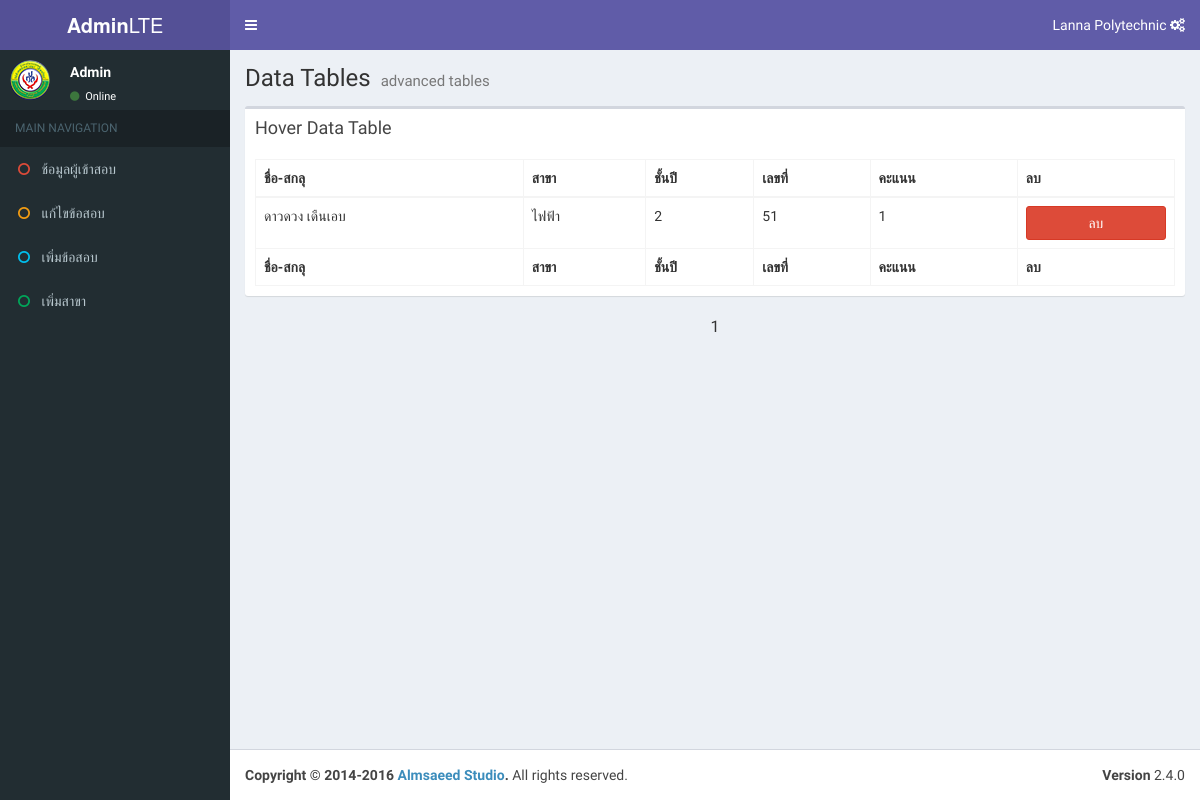
The page /admin/index.php (signed in) on the database as committed earlier.
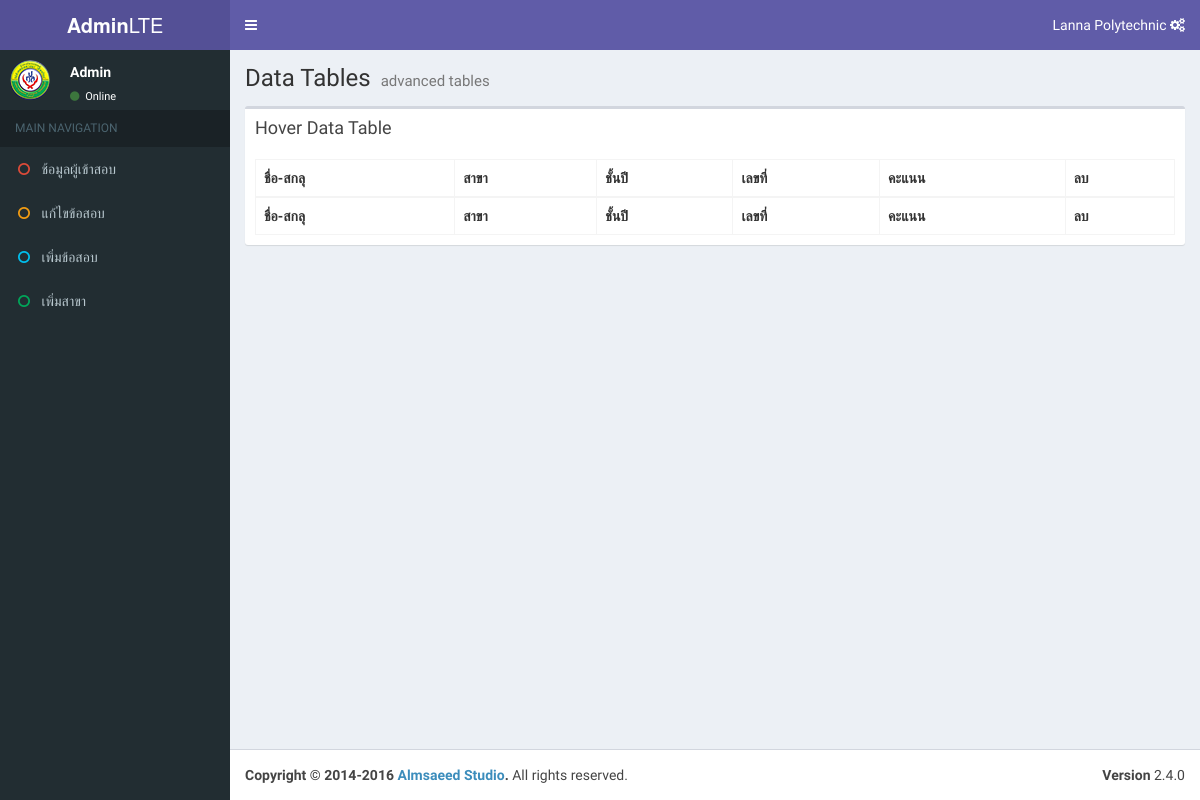
The same page on the database as committed later.
### tables this page shows
CREATE TABLE `data_user` (
  `id_user` int(11) NOT NULL,
  `name` text NOT NULL,
  `major` int(11) NOT NULL,
  `year` int(11) NOT NULL,
  `number` int(11) NOT NULL,
  `point` int(11) NOT NULL
);

CREATE TABLE `major` (
  `major_id` int(11) NOT NULL,
  `name` text NOT NULL
);

### class.php (called while the page is built, shortened)
<?php
	class pimmy_work
	{
		private $link;
		function __construct()
		{
			$host = 'localhost';
			$user = 'root';
			$pass = '';
			$table = 'pimmy_work';
			$this->link = mysqli_connect($host,$user,$pass,$table) or die(mysqli_error());
			mysqli_set_charset($this->link,'utf8');
		}
		public function show_user(){
			$sql = "SELECT * FROM `data_user`";
			return $sql;
		}
		public function show_major($id){
			$sql = "SELECT `name` FROM `major` WHERE `major_id` = ".$id;
			$result = mysqli_fetch_assoc( mysqli_query($this->link,$sql));
			return $result['name'];
		}
	}
?>

### admin/index.php (the view, shortened to what this page needs)
<?php
      $host = 'localhost';
      $user = 'root';
      $pass = '';
      $table = 'pimmy_work';
      $con = mysqli_connect($host,$user,$pass,$table) or die(mysqli_error());
      mysqli_set_charset($con,'utf8');
?>
<!DOCTYPE html>
<html>
<head>
  <link rel="stylesheet" href="assets/css/bootstrap.min.css">
  <link rel="stylesheet" type="text/css" href="../assets/font/css/font-awesome.min.css">
  <link rel="stylesheet" href=".assets/css/ionicons.min.css">
  <link rel="stylesheet" href="assets/css/dataTables.bootstrap.min.css">
  <link rel="stylesheet" href="assets/css/AdminLTE.min.css">
  <link rel="stylesheet" href="assets/css/_all-skins.min.css">
</head>
<body class="sidebar-mini skin-purple" style="height: auto; min-height: 100%;">
<div class="wrapper">
  <header class="main-header">
    <a href="javascript:void(0)" onclick="location.reload()" class="logo">
      <span class="logo-lg"><b>Admin</b>LTE</span>
    </a>
    <nav class="navbar navbar-static-top">
      <a href="#" class="sidebar-toggle" data-toggle="push-menu" role="button">
      </a>
      <div class="navbar-custom-menu">
        <ul class="nav navbar-nav">
          <li class="dropdown user user-menu">
            <a href="#" class="dropdown-toggle" data-toggle="dropdown">
              <span class="hidden-xs">Lanna Polytechnic <i class="fa fa-gears"></i> </span>
            </a>
          </li>
        </ul>
      </div>
    </nav>
  </header>
  <aside class="main-sidebar">
    <section class="sidebar">
      <div class="user-panel">
        <div class="pull-left image">
          <img src="../assets/imges/logo_poly.png" class="img-circle" alt="User Image">
        </div>
        <div class="pull-left info">
          <p>Admin</p>
          <a href="#"><i class="fa fa-circle text-success"></i> Online</a>
        </div>
      </div>
      <ul class="sidebar-menu" data-widget="tree">
        <li class="header">MAIN NAVIGATION</li>
        <li><a href="index.php"><i class="fa fa-circle-o text-red"></i> <span>ช้อมูลผู้เข้าสอบ</span></a></li>
        <li><a href="q.php?id_change=0"><i class="fa fa-circle-o text-yellow"></i> <span>แก้ไขข้อสอบ</span></a></li>
        <li><a href="examination.php"><i class="fa fa-circle-o text-aqua"></i> <span>เพิ่มข้อสอบ</span></a></li>
        <li><a href="major.php"><i class="fa fa-circle-o text-green"></i> <span>เพิ่มสาขา</span></a></li>
      </ul>
    </section>
  </aside>
  <div class="content-wrapper">
    <section class="content-header">
      <h1>
        Data Tables
        <small>advanced tables</small>
      </h1>
    </section>
    <section class="content">
      <div class="row">
        <div class="col-xs-12">
          <div class="box">
            <div class="box-header">
              <h3 class="box-title">Hover Data Table</h3>
            </div>
            <div class="box-body">
              <table class="table table-bordered table-hover">
                <thead>
                <tr>
                  <th>ชื่อ-สกลุ</th>
                  <th>สาขา</th>
                  <th>ชั้นปี</th>
                  <th>เลขที่</th>
                  <th>คะแนน</th>
                  <th>ลบ</th>
                </tr>
                </thead>
                <tbody>
                  <?php
                    require'../class.php';
                    require'pagination/pagination.php';
                    $obj = new pimmy_work();
                    $result_main = page_query($con, $obj->show_user(), 10);
                    while ($data_show = mysqli_fetch_assoc($result_main)) {
                      echo '<tr>
                            <td>'.$data_show['name'].'</td>
                            <td>'.$obj->show_major($data_show['major']).'</td>
                            <td>'.$data_show['year'].'</td>
                            <td>'.$data_show['number'].'</td>
                            <td>'.$data_show['point'].'</td>
                            <td><button onclick="delete_user('.$data_show['id_user'].')" type="button" class="btn btn-block btn-danger">ลบ</button></td>
                          </tr>';
                    }
                  ?>
                </tbody>
                <tfoot>
                <tr>
                  <th>ชื่อ-สกลุ</th>
                  <th>สาขา</th>
                  <th>ชั้นปี</th>
                  <th>เลขที่</th>
                  <th>คะแนน</th>
                  <th>ลบ</th>
                </tr>
                </tfoot>
              </table>
            </div>
          </div>
        </div>
        <center>
        <?php
              page_echo_pagenums(5,"true","true");
          ?>
          </center>
      </div>
    </section>
  </div>
  <footer class="main-footer">
    <div class="pull-right hidden-xs">
      <b>Version</b> 2.4.0
    </div>
    <strong>Copyright &copy; 2014-2016 <a href="https://adminlte.io">Almsaeed Studio</a>.</strong> All rights
    reserved.
  </footer>
</div>
</body>
</html>

### admin/pagination/pagination.php (shortened to what this page needs)
<?php
$_previous_text = "หน้าที่แล้ว";
$_next_text = "หน้าถัดไป";
$_first_text = "หน้าแรก";
$_last_text = "หน้าสุดท้าย";
$_rows_per_page = 10;
$_current_page = 1;
$_total_pages = 0;
$_pagenums_size = 1;
$_previous_link = "";
$_next_link = "";
$_pagenum_links = array();
$_first_link = "";
$_last_link = "";
$_rand=0;
$_qrystr = "";
parse_str($_SERVER['QUERY_STRING'], $_qrystr);
function page_query($link, $sql, $rows_per_page=10) {
	global $_start_row, $_rows_per_page, $_total_rows, $_current_page, $_total_pages;
	if(is_numeric($rows_per_page) && intval($rows_per_page) >= 1) {
		$_rows_per_page = $rows_per_page;
	}
	else {
		$_rows_per_page = 10;
	}
	$_start_row = ($_current_page - 1) * $_rows_per_page;
	$sql =  trim($sql);
	$pat_select = "/^select/i";
	$sql = preg_replace($pat_select, "SELECT SQL_CALC_FOUND_ROWS ", $sql);
	$pat_end_semicolon = "/;*$/i";
	$sql = preg_replace($pat_end_semicolon, "", $sql);
	$sql .= " LIMIT $_start_row, $_rows_per_page;";
	$result = mysqli_query($link,$sql) or die(mysqli_error($link));
	$found_rows = mysqli_query($link, "SELECT FOUND_ROWS();") or die(mysqli_error($link));
	$row = mysqli_fetch_array($found_rows);
	$_total_rows = $row[0];
	return $result;
}
function _page_links() {
	global $_qrystr, $_current_page, $_total_pages;
	global $_previous_link, $_next_link, $_pagenum_links, $_pagenums_size;
	global $_previous_text, $_next_text;
	global $_first_text, $_last_text, $_first_link, $_last_link;
	$_pagenum_links = array();
	$half_size = intval($_pagenums_size/2) ;
	$pagenum_start = $_current_page - $half_size;
	$pagenum_stop = $_current_page + $half_size;
	if($pagenum_start < 1) {
		$pagenum_stop += 1 - $pagenum_start;
 		$pagenum_start = 1;
	}
	if($pagenum_stop > $_total_pages) {
 		$diff = $pagenum_stop - $_total_pages;
		$pagenum_start -= $diff;
		if($pagenum_start < 1) {
			$pagenum_start = 1;
		}
		$pagenum_stop = $_total_pages;
	}
	if($_qrystr) {
		if($_qrystr['page']) {
			if($_current_page > 1) {
				 $_previous_link = _page_element("a", $_qrystr['page']-1, $_previous_text);
				 $_first_link = _page_element("a", 1, $_first_text);
			}
			if($_current_page < $_total_pages) {
				$_next_link = _page_element("a", $_qrystr['page']+1,$_next_text);
				$_last_link = _page_element("a", $_total_pages, $_last_text);
			}
	 		if($pagenum_start > 1) {
				array_push($_pagenum_links,  _page_element( "a",$pagenum_start-1,"..."));
			}
			for($i = $pagenum_start; $i <= $pagenum_stop; $i++) {
				if($i == $_current_page) {
					array_push($_pagenum_links,  _page_element( "span",$i, $i));
				}
				else {
					array_push($_pagenum_links,   _page_element( "a",$i, $i));
				}
			}
	 		if($pagenum_stop < $_total_pages) {
				array_push($_pagenum_links,  _page_element( "a",$pagenum_stop+1,"..."));
			}
		}
		else {
			if($_current_page > 1) {
				 $_previous_link = _page_element( "a",$_current_page-1,$_previous_text, "&");
				 $_first_link = _page_element( "a",1,$_first_text, "&");
			}
			if($_current_page < $_total_pages) {
				$_next_link = _page_element( "a",$_current_page+1,$_next_text, "&");
				 $_last_link = _page_element( "a",$_total_pages,$_last_text, "&");
			}
	 		if($pagenum_start > 1) {
				array_push($_pagenum_links, _page_element( "a",$pagenum_start-1,"...", "&"));
			}
			for($i = $pagenum_start; $i <= $pagenum_stop; $i++) {
				if($i == $_current_page) {
					array_push($_pagenum_links,   _page_element( "span",$i,$i, "&"));
				}
				else {
					array_push($_pagenum_links,   _page_element( "a",$i,$i, "&"));
				}
			}
	 		if($pagenum_stop < $_total_pages) {
				array_push($_pagenum_links,  _page_element( "a",$pagenum_stop+1,"...", "&"));
			}
		}
	}
	else {
		for($i = $pagenum_start; $i <= $pagenum_stop; $i++) {
			if($i == $_current_page) {
				array_push($_pagenum_links,  _page_element( "span",$i,$i,"?"));
			}
			else {
				array_push($_pagenum_links,  _page_element( "a",$i,$i,"?"));
			}
		}
	}
}
function _page_element($e,$p,$t,$q="") {
	global $_qrystr, $_rand;
	if($q=="") {
		$params =  $_qrystr;
		$params['page'] = $p;
		$q = http_build_query($params);
	}
	else if($q=="&") {
		$q = $_SERVER['QUERY_STRING'] . "&page=$p";
	}
	else if($q=="?") {
		$q = "page=$p";
	}
	if($e=="a") {
		return "<a href=\"{$_SERVER['PHP_SELF']}?$q\" class=\"page-$_rand\">$t</a>";
	}
	else if($e=="span") {
		return "<span class=\"page-$_rand\">$t</span>";
	}
}
function page_echo_pagenums($half_size=5, $show_prev_next=true, $show_first_last=false) {
	global $_previous_link, $_next_link, $_pagenum_links, $_first_link, $_last_link, $_pagenums_size;
	_page_links();
	if(_bool_type($show_prev_next)) {
		$prev_next = $_previous_link . implode("", $_pagenum_links)  . $_next_link;
		if(_bool_type($show_first_last)) {
			echo $_first_link . $prev_next . $_last_link;
		}
		else {
			echo $prev_next;
		}
	}
}
function _bool_type($var) {
	if(gettype($var)=="boolean" && $var==true) {
		return true;
	}
	else if(gettype($var)=="string") {
		if(strtolower($var)=="true") {
			return true;
		}
	}
	return false;
}
function _page_styles() {
	global $_cur_border_style, $_cur_border_width, $_cur_border_color, $_cur_bg_color, $_cur_color,$_rand;
	$rand=0;
	do {
		$rand = rand();
	} while($rand == $_rand);
	$_rand = $rand;
}
?>

Rows that differ between the two databases and show on the page:
removed data_user: name "ดาวดวง เดืนเอบ", major.name "ไฟฟ้า", year "2", number "51", point "1"
Other text that changed with them:
$t: "1" → (not shown)
